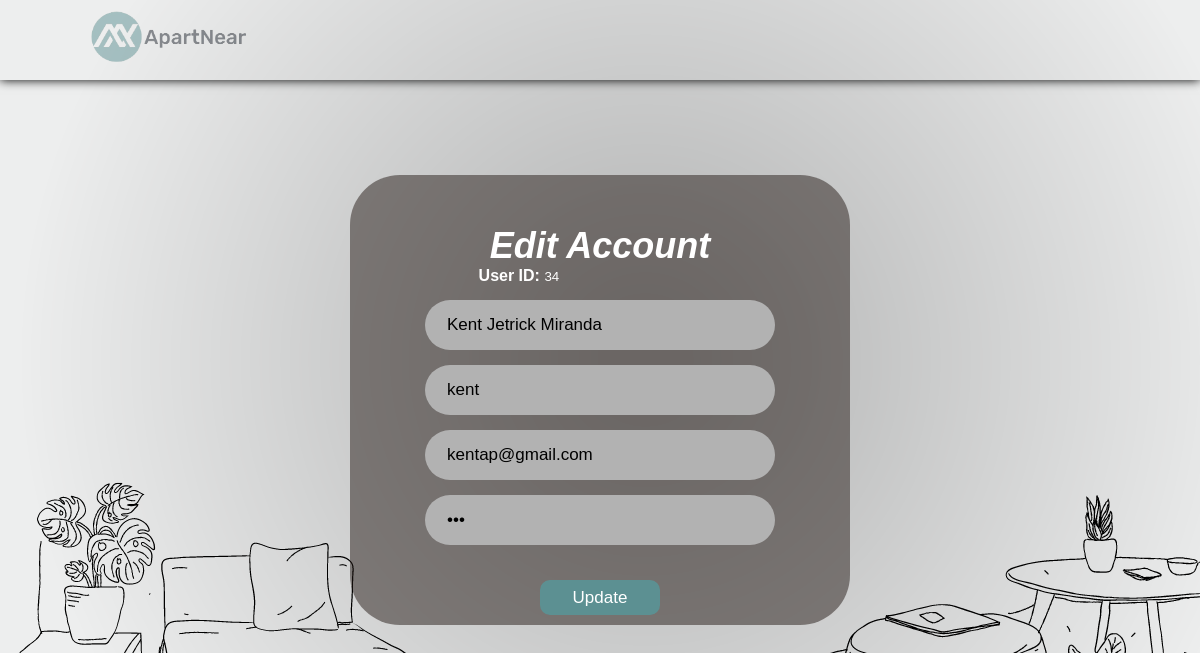
Page /pages/editUser.php?id=34 on the committed database.
### tables this page shows
CREATE TABLE `userinfo` (
  `userID` int(11) NOT NULL,
  `fullname` varchar(200) NOT NULL,
  `username` varchar(200) NOT NULL,
  `email` varchar(200) NOT NULL,
  `userpass` varchar(200) NOT NULL
);

### pages/editUser.php (the view, shortened to what this page needs)
<?php
require '..\connection\dbconnect.php';
if (isset($_GET['id'])) {
  $iD = mysqli_real_escape_string($connect,$_GET['id']);
  $query = "SELECT * FROM userinfo WHERE userID='$iD'";
  $run_query = mysqli_query($connect, $query);
?>
<!DOCTYPE html>
<html lang="en">
  <head>
    <link rel="stylesheet" href="editUser.css" />
    <link rel="stylesheet" href="../animation.css">
  </head>
  <body>
    <?php
    if(mysqli_num_rows($run_query)>0){
    $userinfo=mysqli_fetch_array($run_query);
    ?>
    <div class="banner">
      <div class="navBar">
        <a href="../index.php"><img src="../img/logo.png" class="logo" /></a>
      </div>
      <section>
        <div class="form">
        <form action="../function/functions.php" method="POST" class="bgform">
            <div class="login">
              <h1>Edit Account</h1>
              <p><b>User ID: </b><input type="text" placeholder="Fullname" class="userID" name="userID" value="<?= $userinfo['userID'];?>"/></p>
              <div class="input">
                <input type="text" placeholder="Fullname" class="fullName" name="fullname" value="<?=$userinfo['fullname'];?>"/>
              </div>
              <div class="input">
                <input type="text" placeholder="Username" class="userName" name="username" value="<?=$userinfo['username'];?>"/>
              </div>
              <div class="input">
                <input type="text" placeholder="Email" class="email" name="email" value="<?=$userinfo['email'];?>"/>
              </div>
              <div class="input">
                <input
                  type="password"
                  placeholder="Password"
                  class="password"
                  name="userpass"
                  value="<?=$userinfo['userpass'];?>"
                />
              </div>
              <div class="btn">
                <button type="submit" name="editAcc" class="btnsignup">Update </button>
              </div>
            </div>
          </form>
        </div>
      </section>
    </div>
    <?php
    }
    else{
      echo"<h1>Invalid ID</h1>";
    }
  }
    ?>
  </body>
</html>

### pages/editUser.css (style rules this page uses)
* { margin: 0; padding: 0; font-family: sans-serif; box-sizing: border-box; }
body { width: 100%; height: 100vh; display: flex; justify-content: center; align-items: center; min-height: 100vh; background-image: url("../img/Banner.png"); background-attachment: fixed; }
.banner { width: 100%; height: 100vh; }
.navBar { width: 100%; height: 10%; margin: auto; display: flex; box-shadow: 0 0 10px; align-items: center; justify-content: space-between; position: fixed; }
.logo { width: 200px; cursor: pointer; }
.logo, li, ul { text-decoration: none; display: inline-block; color: #fff; text-transform: uppercase; margin: 0 60px; }
a { text-decoration: none; color: black; text-transform: none; font-size: 17px; letter-spacing: 0.5px; padding: 0 10px; }
section { display: flex; justify-content: center; align-items: center; min-height: 100vh; }
.form { width: 500px; height: 450px; background-color: #2319157e; display: flex; justify-content: center; border-radius: 50px; }
.form h1 { color: #fff; padding-top: 50px; font-size: 36px; text-align: center; font-style: italic; }
.userID { background: transparent; border: none; color: white; }
.form .input { width: 350px; height: 50px; margin: 15px 0; }
.input input { width: 100%; height: 100%; background: transparent; background-color: rgb(178, 178, 178); border: none; outline: none; border: 2px solid #0c0c0c00; border-radius: 44px; font-size: 17px; color: #000000; padding: 20px 45px 20px 20px; }
.input input::placeholder { color: #000000; }
.btn { display: flex; justify-content: center; padding: 20px; }
.btnsignup { width: 120px; height: 35px; border-radius: 10px; border: none; outline: none; background-color: #5c9092; font-size: 17px; color: white; }
.login p { text-align: center; color: white; }

### animation.css (style rules this page uses)
body { animation: transitionIn 0.35s; }

### rows in the picture
userinfo: userID "34", fullname "Kent Jetrick Miranda", username "kent", email "kentap@gmail.com"
